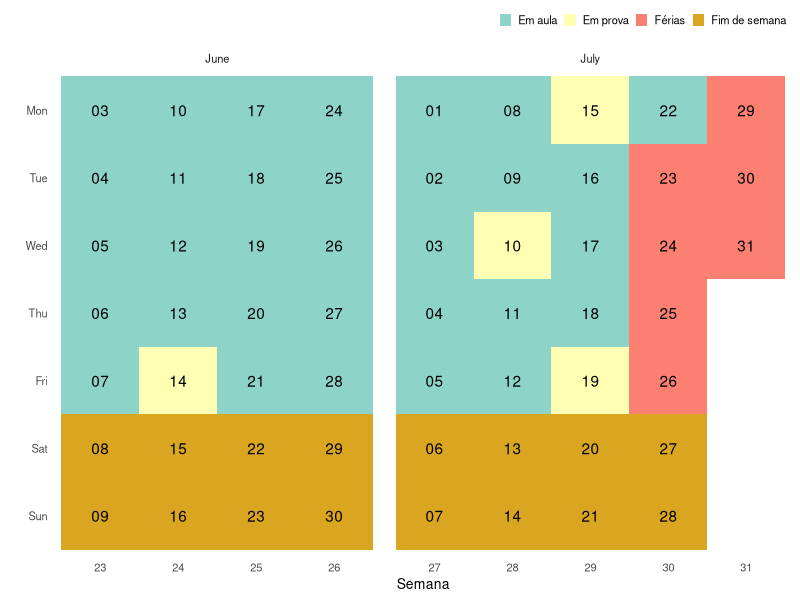

This figure's R source: (Note: this script raises an error after producing the figure.)

library(ggplot2)

# calendario escolar - junho e julho --------------------------------------

dfr <- data.frame(date=seq(as.Date('2019-06-03'),as.Date('2019-07-31'),by=1))
dfr$day <- factor(strftime(dfr$date,format="%a"),levels=rev(c("Mon","Tue","Wed","Thu","Fri","Sat","Sun")))
dfr$week <- factor(strftime(dfr$date,format="%V"))
dfr$month <- factor(strftime(dfr$date,format="%B"),levels=c("June","July","August"))
dfr$ddate <- factor(strftime(dfr$date,format="%d"))
head(dfr)

dfr$comment <- "Disponível"
dfr$comment[dfr$date>=as.Date('2019-06-03') & dfr$date<=as.Date('2019-07-22')] <- "Em aula"
dfr$comment[dfr$date>=as.Date('2019-07-23') & dfr$date<=as.Date('2019-07-31')] <- "Férias"
dfr$comment[dfr$date==as.Date('2019-06-14')] <- "Em prova"
dfr$comment[dfr$date==as.Date('2019-07-10')] <- "Em prova"
dfr$comment[dfr$date==as.Date('2019-07-15')] <- "Em prova"
dfr$comment[dfr$date==as.Date('2019-07-19')] <- "Em prova"
dfr$comment[dfr$day=="Sat" | dfr$day=="Sun"] <- "Fim de semana"

dfr$comment <- factor(dfr$comment,levels=c("Disponível","Em aula","Em prova", "Férias", "Fim de semana"))

ggplot(dfr,aes(x=week,y=day))+
  geom_tile(aes(fill=comment))+
  geom_text(aes(label=ddate))+
  scale_fill_manual(values=c("#8dd3c7","#ffffb3","#fb8072","#DAA520","#BC8F8F" ))+
  facet_grid(~month,scales="free",space="free")+
  labs(x="Semana",y="")+
  theme_bw(base_size=10)+
  theme(legend.title=element_blank(),
        panel.grid=element_blank(),
        panel.border=element_blank(),
        axis.ticks=element_blank(),
        strip.background=element_blank(),
        legend.position="top",
        legend.justification="right",
        legend.direction="horizontal",
        legend.key.size=unit(0.3,"cm"),
        legend.spacing.x=unit(0.2,"cm"))

# ocorrencia de chuva -----------------------------------------------------

library(readr)
library(dplyr)

dados <- read_csv("dados.txt")

dados

chuva <- 
  dados %>% 
  group_by(data) %>% 
  summarise(precip_chuva = sum(precipitacao)) %>% 
  mutate(chuva = ifelse(precip_chuva!=0, 1, 0))

chuva$precip_chuva

dfr <- data.frame(date=seq(as.Date('2019-04-29'), as.Date('2019-05-31'), by=1))
dfr$date <- dfr$date[3:33]
dfr$day <- factor(strftime(dfr$date,format="%a"), levels=rev(c("Mon","Tue","Wed","Thu","Fri","Sat","Sun")))
dfr$week <- factor(strftime(dfr$date,format="%V"))
dfr$month <- factor(strftime(dfr$date,format="%B"), levels=c("April","May"))
dfr$ddate <- factor(strftime(dfr$date,format="%d"))
head(dfr)

dfr$comment <- "Não Choveu"
dfr$comment[dfr$date==as.Date('2019-05-07') | dfr$date==as.Date('2019-05-08')] <- "Choveu"
dfr$comment[dfr$date==as.Date('2019-05-15') | dfr$date==as.Date('2019-05-17')] <- "Choveu"
dfr$comment[dfr$date==as.Date('2019-05-18') | dfr$date==as.Date('2019-05-19')] <- "Choveu"

dfr$comment <- factor(dfr$comment,levels=c("Não Choveu","Choveu"))

ggplot(dfr,aes(x=week,y=day))+
  geom_tile(aes(fill=comment))+
  geom_text(aes(label=ddate))+
  scale_fill_manual(values=c("#8dd3c7","#ffffb3"))+
  facet_grid(~month,scales="free",space="free")+
  labs(x="Semana",y="")+
  theme_bw(base_size=10)+
  theme(legend.title=element_blank(),
        panel.grid=element_blank(),
        panel.border=element_blank(),
        axis.ticks=element_blank(),
        strip.background=element_blank(),
        legend.position="top",
        legend.justification="right",
        legend.direction="horizontal",
        legend.key.size=unit(0.3,"cm"),
        legend.spacing.x=unit(0.2,"cm"))

# referencia --------------------------------------------------------------

# http://www.roymfrancis.com/calendar-plot-with-ggplot2/

## Base chuvas
# http://www.inmet.gov.br/sonabra/pg_dspDadosCodigo_sim.php?QTYyNw==
